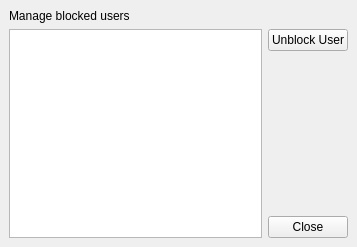
<ui version="4.0" >
 <author></author>
 <comment></comment>
 <exportmacro></exportmacro>
 <class>ManageBlockedUsersSettings</class>
 <widget class="QWidget" name="ManageBlockedUsersSettings" >
  <property name="geometry" >
   <rect>
    <x>0</x>
    <y>0</y>
    <width>357</width>
    <height>247</height>
   </rect>
  </property>
  <property name="windowTitle" >
   <string>WengoPhone - Manage blocked users</string>
  </property>
  <layout class="QGridLayout" >
   <property name="margin" >
    <number>9</number>
   </property>
   <property name="spacing" >
    <number>6</number>
   </property>
   <item row="1" column="0" >
    <widget class="QListView" name="listView" />
   </item>
   <item row="1" column="1" >
    <layout class="QVBoxLayout" >
     <property name="margin" >
      <number>0</number>
     </property>
     <property name="spacing" >
      <number>6</number>
     </property>
     <item>
      <widget class="QPushButton" name="unblockUserButton" >
       <property name="text" >
        <string>Unblock User</string>
       </property>
      </widget>
     </item>
     <item>
      <spacer>
       <property name="orientation" >
        <enum>Qt::Vertical</enum>
       </property>
       <property name="sizeHint" >
        <size>
         <width>20</width>
         <height>141</height>
        </size>
       </property>
      </spacer>
     </item>
     <item>
      <widget class="QPushButton" name="closeButton" >
       <property name="text" >
        <string>Close</string>
       </property>
      </widget>
     </item>
    </layout>
   </item>
   <item row="0" column="0" >
    <widget class="QLabel" name="" >
     <property name="text" >
      <string>Manage blocked users</string>
     </property>
    </widget>
   </item>
  </layout>
 </widget>
 <pixmapfunction></pixmapfunction>
 <tabstops>
  <tabstop>listView</tabstop>
  <tabstop>unblockUserButton</tabstop>
  <tabstop>closeButton</tabstop>
 </tabstops>
 <resources/>
 <connections/>
</ui>
